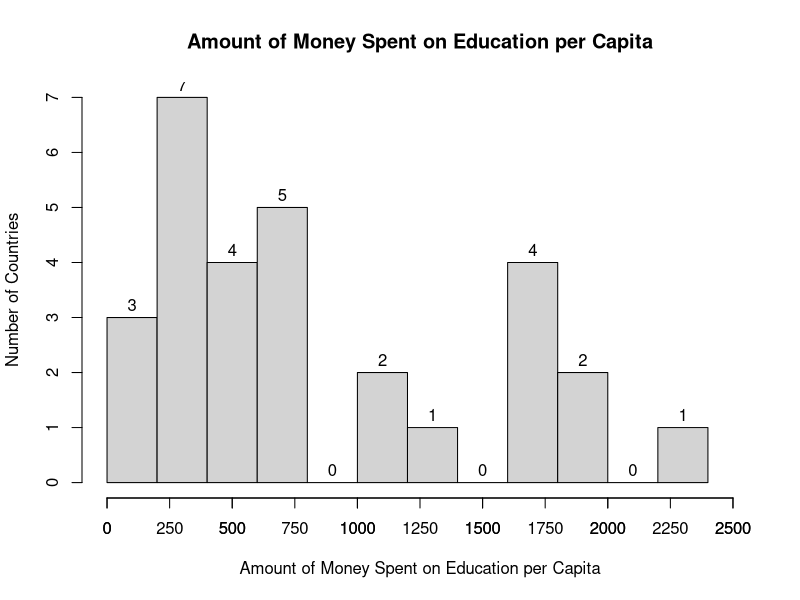
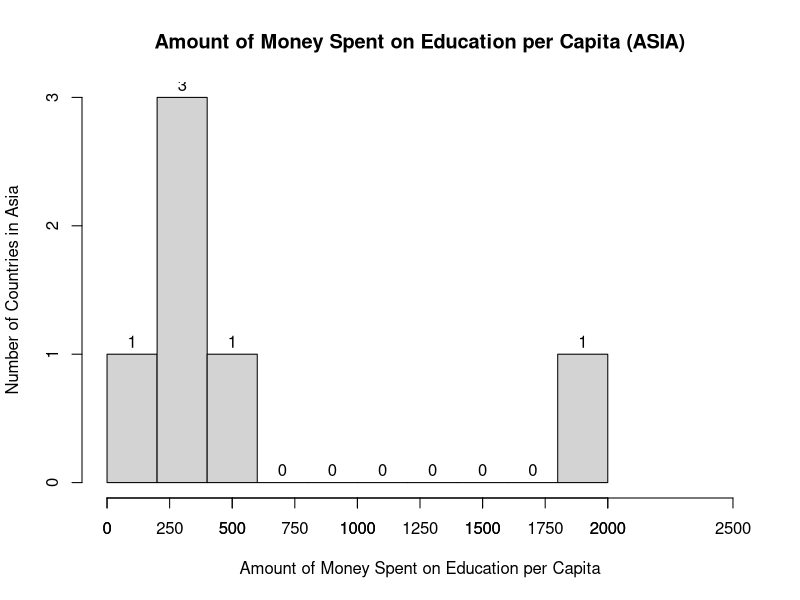

Source code (R) for these figures, in order:
# getwd()
# setwd("/Users/josecanela/Desktop/R tutorial files/DSO 499")
# getwd()

library(readxl)
data = read_excel("HW1.xlsx")
data
# 1 What country has the largest population?
#Make new column total pop 
data$total_pop = data$`2015 Male Population` + data$`2015 Female Population`
data$total_pop
data
data$Economy[which.max(data$total_pop)] #India

#2 What country's economy has the greatest total GDP?
# make total_GDP
data$total_GDP = data$`2015 GDP per Capita` * data$total_pop
data
data$Economy[which.max(data$total_GDP)]
# 3 Create a histogram that illustrates the amount of money that countries 
# spend on education per capita
data$education.per.capita = (data$`2015%of GDP Per Capita on Tertiary Education` * data$`2015 GDP per Capita`)/100
?hist
hist(data$education.per.capita, breaks = 10, main = "Amount of Money Spent on Education per Capita", ylab = "Number of Countries", xlab = "Amount of Money Spent on Education per Capita", labels = T, xlim = c(0, 2500))
axis(1, at = seq(0,2500, by = 250))

# 4 What is the mean amount of money spent on education per capita?
mean(data$education.per.capita)
#5 What is the maximum mean amount of money spent on education per capita?
max(data$education.per.capita)
# 6 Which economy spends the most amount of money on education per capita?
data$Economy[which.max(data$education.per.capita)]

# 7 Create a histogram that illustrates the amount of money Asian countries 
# spend on education per capita
Asia = subset(data, data$Continent == 'Asia')
hist(Asia$education.per.capita, breaks = 7, main = "Amount of Money Spent on Education per Capita (ASIA)", ylab = "Number of Countries in Asia", xlab = "Amount of Money Spent on Education per Capita", labels = T, xlim = c(0, 2500))
axis(1, at = seq(0,2000, by = 250))

# 8 What is the mean amount of money spent on education per capita in Asia?
mean(Asia$education.per.capita)
#9  What is the max amount of money spent on education per capita in Asia?
max(Asia$education.per.capita)
#10 What Asian country spends the most amount of money spent on education per capita?
Asia$Economy[which.max(Asia$education.per.capita)]
#11 What is the average amount of money spent on education per capita in Asian countries
# with a "20-39 yrs old" population of less than 6 million?
Asia_ls_6mil = subset(Asia, Asia$`2015,20-39 years,number`<6000000)
mean(Asia_ls_6mil$education.per.capita)
#12 What is the average amount of money spent on education per capita in Asian countries
# with a "20-39 yrs old" population of greater than 6 million?
Asia_gr_6mil = subset(Asia, Asia$`2015,20-39 years,number`>6000000)
mean(Asia_gr_6mil$education.per.capita)
